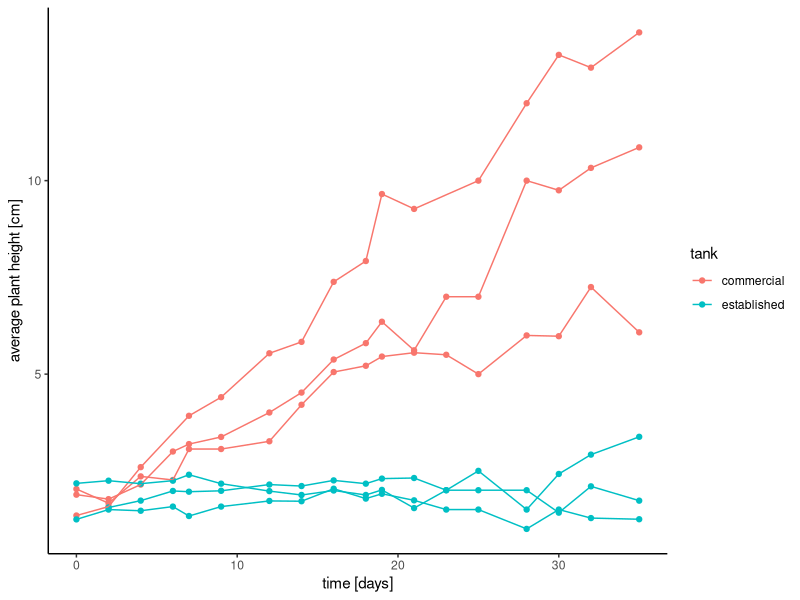
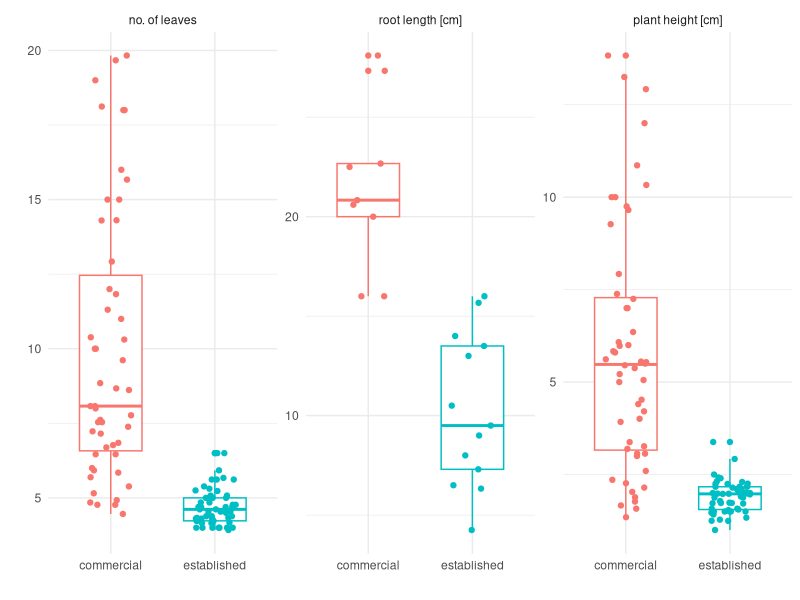
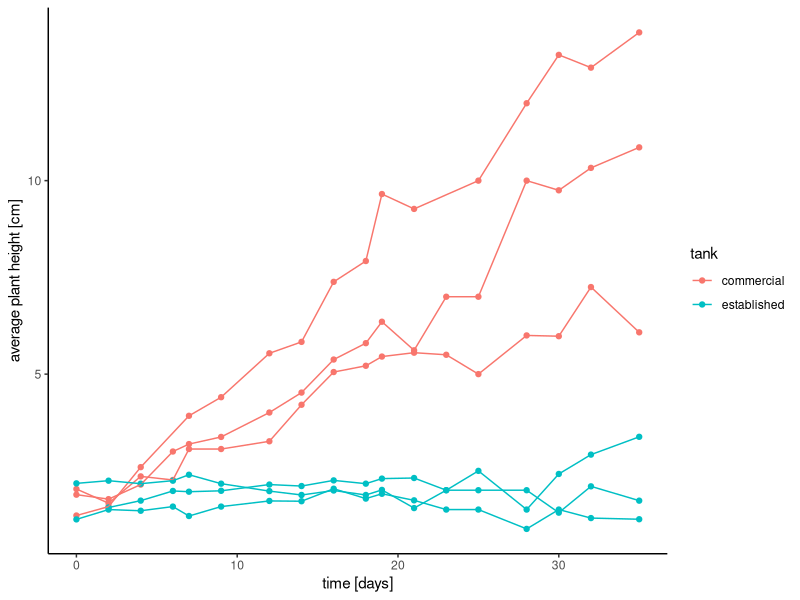
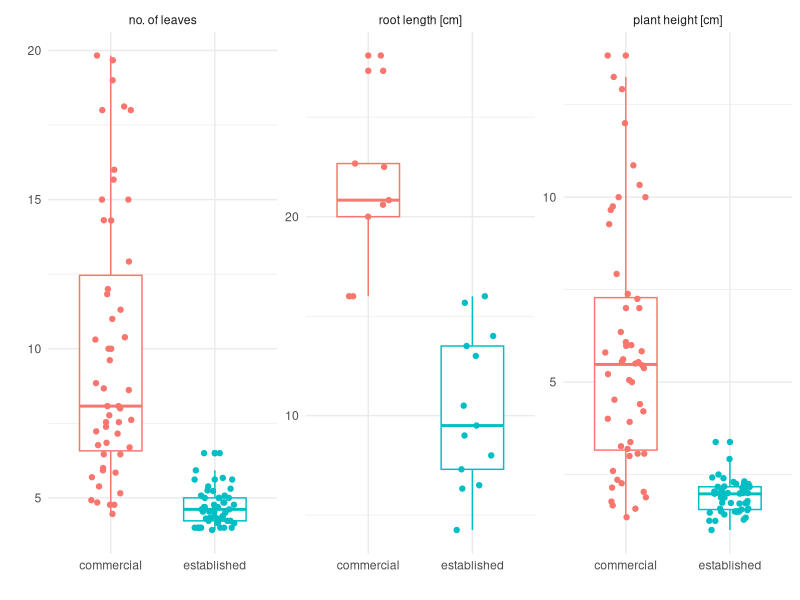

The R source for these figures, in order:
## ---- chunk 1
library(data.table)
library(ggplot2)
theme_set(theme_classic())

plants <- fread("data/plant_data_clean.csv")
plants[, date := as.Date(date)]
plants[, time := difftime(date, date[1], units = "days")]
plants[, inoculum := "established"]
plants[tank %in% 1:3, inoculum := "commercial"]
## ---- chunk 2
sampled <- plants[sample != "Growth Bed"]
sampled[, date := as.Date(date)]
## ---- chunk 3
ggplot(plants[sample == "Growth Bed" & !is.na(height_avg)], 
       aes(x = time, y = height_avg, col = inoculum)) + 
  geom_point() + stat_summary(aes(group = tank), fun.y = mean, geom = "line") + 
  labs(x = "time [days]", y = "average plant height [cm]", color = "tank")
ggsave("figures/plant_height_avg.svg")
## ---- chunk 4
bed <- melt(plants[sample == "Growth Bed"],
            id.vars = c("tank", "time", "inoculum"),
            measure.vars = c("no_leaves_avg", "root_length_avg", 
                             "height_avg"))
bed[, value := as.numeric(value)]
bed <- bed[!is.na(value)]

labels <- c(
    no_leaves_avg = "no. of leaves",
    height_avg = "plant height [cm]",
    root_length_avg = "root length [cm]"
)

ggplot(bed, aes(x = inoculum, y = value, col = inoculum)) +
  geom_boxplot(width = 0.6) + geom_jitter(width=0.2) +
  facet_wrap(~ variable, scales = "free_y", labeller = as_labeller(labels)) +
  labs(y="", x="", color="") + guides(color=FALSE) + theme_minimal()
ggsave("figures/plant_metrics.svg", width = 8, height = 3)
## ---- chunk 5
bed[, .(pval = wilcox.test(value ~ inoculum)$p.value, n = .N), by = "variable"]
